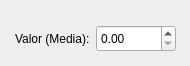
     <widget class="QWidget" name="exponential_4_server_4">
      <widget class="QWidget" name="normal_ent_42" native="true">
       <property name="geometry">
        <rect>
         <x>10</x>
         <y>20</y>
         <width>171</width>
         <height>37</height>
        </rect>
       </property>
       <layout class="QHBoxLayout" name="normal_layout_ent_48" stretch="0,0">
        <property name="sizeConstraint">
         <enum>QLayout::SetDefaultConstraint</enum>
        </property>
        <property name="leftMargin">
         <number>5</number>
        </property>
        <property name="topMargin">
         <number>5</number>
        </property>
        <property name="rightMargin">
         <number>5</number>
        </property>
        <property name="bottomMargin">
         <number>5</number>
        </property>
        <item>
         <widget class="QLabel" name="label_55">
          <property name="sizePolicy">
           <sizepolicy hsizetype="Minimum" vsizetype="Minimum">
            <horstretch>0</horstretch>
            <verstretch>0</verstretch>
           </sizepolicy>
          </property>
          <property name="minimumSize">
           <size>
            <width>0</width>
            <height>0</height>
           </size>
          </property>
          <property name="text">
           <string>Valor (Media):</string>
          </property>
         </widget>
        </item>
        <item>
         <widget class="QDoubleSpinBox" name="tef_expo_media_server_2">
          <property name="sizePolicy">
           <sizepolicy hsizetype="Expanding" vsizetype="Expanding">
            <horstretch>0</horstretch>
            <verstretch>0</verstretch>
           </sizepolicy>
          </property>
         </widget>
        </item>
       </layout>
      </widget>
     </widget>
